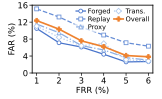

Python code for this plot:
from pathlib import Path

import matplotlib
import matplotlib.pyplot as plt
import numpy as np


matplotlib.use("Agg")

# ===================== Raw data =====================
frr_values = np.array([1, 2, 3, 4, 5, 6])

series = {
    "Forged": [10.50, 7.13, 6.12, 4.42, 2.61, 2.71],
    "Replay": [15.12, 13.21, 10.81, 8.96, 7.14, 6.33],
    "Proxy": [11.53, 9.50, 6.47, 5.43, 3.62, 3.04],
    "Trans.": [11.04, 8.43, 6.43, 6.95, 3.13, 2.83],
    "Overall": [12.36, 10.34, 7.58, 6.21, 4.12, 3.83],
}

# ===================== Line styles =====================
line_styles = {
    "Forged": {
        "color": "#4874CB",
        "linestyle": "-",
        "marker": "o",
    },
    "Replay": {
        "color": "#668DD5",
        "linestyle": "--",
        "marker": "s",
    },
    "Proxy": {
        "color": "#8BADE2",
        "linestyle": "-.",
        "marker": "^",
    },
    "Trans.": {
        "color": "#AFC9ED",
        "linestyle": ":",
        "marker": "D",
    },
    "Overall": {
        "color": "#EE822F",
        "linestyle": "-",
        "marker": "P",
    },
}

# ===================== Figure size: cm to inch =====================
cm_to_in = 1 / 2.54
fig_w = 4.1 * cm_to_in
fig_h = 2.5 * cm_to_in

plt.rcParams.update(
    {
        "font.size": 6,
        "axes.labelsize": 6,
        "xtick.labelsize": 6,
        "ytick.labelsize": 6,
        "legend.fontsize": 4.8,
        "font.family": "sans-serif",
    }
)

fig, ax = plt.subplots(figsize=(fig_w, fig_h))
fig.patch.set_facecolor("white")
ax.set_facecolor("white")

# ===================== Lines =====================
for label, values in series.items():
    style = line_styles[label]
    is_overall = label == "Overall"
    ax.plot(
        frr_values,
        values,
        label=label,
        color=style["color"],
        linestyle=style["linestyle"],
        marker=style["marker"],
        linewidth=1.2 if is_overall else 0.9,
        markersize=3.2 if is_overall else 2.8,
        markerfacecolor="white" if not is_overall else style["color"],
        markeredgecolor=style["color"],
        markeredgewidth=0.6,
        zorder=3 if is_overall else 2,
    )

# ===================== Axes =====================
ax.set_xlabel("FRR (%)", labelpad=1)
ax.set_ylabel("FAR (%)", labelpad=1)

ax.set_xlim(0.8, 6.2)
ax.set_xticks(frr_values)
ax.set_ylim(0, 16)
ax.set_yticks([0, 4, 8, 12, 16])

ax.tick_params(axis="both", pad=1, width=0.5, length=2)

for sp in ["left", "right", "top", "bottom"]:
    ax.spines[sp].set_visible(True)
    ax.spines[sp].set_linewidth(0.6)

# ===================== Legend =====================
handles, labels = ax.get_legend_handles_labels()
handle_map = dict(zip(labels, handles))
legend_handles = [
    handle_map["Forged"],
    handle_map["Replay"],
    handle_map["Proxy"],
    handle_map["Trans."],
    handle_map["Overall"],
]
legend_labels = ["Forged", "Replay", "Proxy", "Trans.", "Overall"]

legend = ax.legend(
    legend_handles,
    legend_labels,
    loc="upper right",
    ncol=2,
    frameon=True,
    borderpad=0.25,
    handlelength=1.4,
    handletextpad=0.35,
    columnspacing=0.55,
    labelspacing=0.18,
    bbox_to_anchor=(1.01, 1.03),
)

frame = legend.get_frame()
frame.set_facecolor("white")
frame.set_alpha(0.65)
frame.set_edgecolor("none")
frame.set_linewidth(0.0)

# ===================== Layout =====================
plt.subplots_adjust(
    left=0.20,
    right=0.95,
    bottom=0.26,
    top=0.95,
)

# ===================== Export =====================
output_path = Path(__file__).with_suffix(".pdf")
plt.savefig(output_path, format="pdf")
plt.close(fig)
